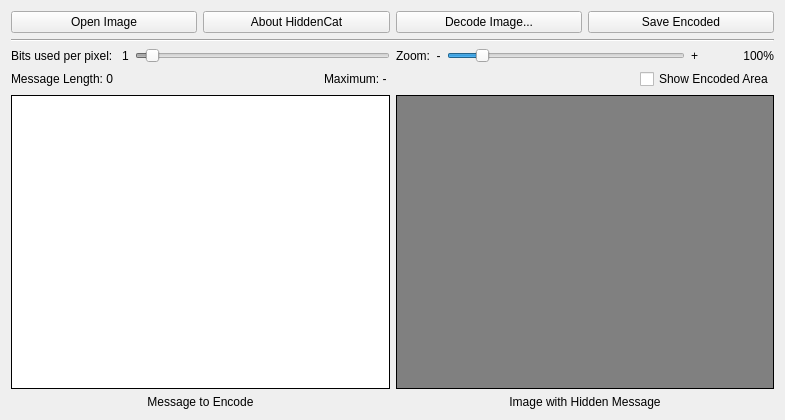
<?xml version="1.0" encoding="UTF-8"?>
<ui version="4.0">
 <class>MainWindow</class>
 <widget class="QMainWindow" name="MainWindow">
  <property name="geometry">
   <rect>
    <x>0</x>
    <y>0</y>
    <width>785</width>
    <height>420</height>
   </rect>
  </property>
  <property name="windowTitle">
   <string>HiddenCat</string>
  </property>
  <widget class="QWidget" name="centralWidget">
   <layout class="QVBoxLayout" name="verticalLayout">
    <item>
     <layout class="QHBoxLayout" name="horizontalLayout">
      <item>
       <widget class="QPushButton" name="openBtn">
        <property name="text">
         <string>Open Image</string>
        </property>
       </widget>
      </item>
      <item>
       <widget class="QPushButton" name="aboutBtn">
        <property name="enabled">
         <bool>true</bool>
        </property>
        <property name="text">
         <string>About HiddenCat</string>
        </property>
       </widget>
      </item>
      <item>
       <widget class="QPushButton" name="decodeBtn">
        <property name="enabled">
         <bool>true</bool>
        </property>
        <property name="text">
         <string>Decode Image...</string>
        </property>
        <property name="checkable">
         <bool>false</bool>
        </property>
        <property name="checked">
         <bool>false</bool>
        </property>
       </widget>
      </item>
      <item>
       <widget class="QPushButton" name="saveBtn">
        <property name="text">
         <string>Save Encoded</string>
        </property>
       </widget>
      </item>
     </layout>
    </item>
    <item>
     <widget class="Line" name="line">
      <property name="orientation">
       <enum>Qt::Horizontal</enum>
      </property>
     </widget>
    </item>
    <item>
     <layout class="QGridLayout" name="gridLayout">
      <item row="0" column="1">
       <layout class="QVBoxLayout" name="verticalLayout_4">
        <item>
         <layout class="QHBoxLayout" name="horizontalLayout_4">
          <item>
           <widget class="QLabel" name="label_3">
            <property name="text">
             <string>Zoom:  -</string>
            </property>
           </widget>
          </item>
          <item>
           <widget class="QSlider" name="zoomSlider">
            <property name="enabled">
             <bool>true</bool>
            </property>
            <property name="minimum">
             <number>0</number>
            </property>
            <property name="maximum">
             <number>800</number>
            </property>
            <property name="value">
             <number>100</number>
            </property>
            <property name="orientation">
             <enum>Qt::Horizontal</enum>
            </property>
           </widget>
          </item>
          <item>
           <widget class="QLabel" name="label">
            <property name="text">
             <string>+</string>
            </property>
           </widget>
          </item>
          <item>
           <widget class="QLabel" name="zoomLbl">
            <property name="minimumSize">
             <size>
              <width>70</width>
              <height>0</height>
             </size>
            </property>
            <property name="baseSize">
             <size>
              <width>0</width>
              <height>0</height>
             </size>
            </property>
            <property name="text">
             <string>100%</string>
            </property>
            <property name="alignment">
             <set>Qt::AlignRight|Qt::AlignTrailing|Qt::AlignVCenter</set>
            </property>
           </widget>
          </item>
         </layout>
        </item>
        <item>
         <layout class="QHBoxLayout" name="horizontalLayout_5">
          <item>
           <spacer name="horizontalSpacer_2">
            <property name="orientation">
             <enum>Qt::Horizontal</enum>
            </property>
            <property name="sizeHint" stdset="0">
             <size>
              <width>40</width>
              <height>20</height>
             </size>
            </property>
           </spacer>
          </item>
          <item>
           <widget class="QCheckBox" name="noShameChckBx">
            <property name="text">
             <string>Show Encoded Area</string>
            </property>
           </widget>
          </item>
         </layout>
        </item>
        <item>
         <widget class="QGraphicsView" name="modImageView">
          <property name="styleSheet">
           <string notr="true">QGraphicsView { background-color: gray; }</string>
          </property>
          <property name="frameShape">
           <enum>QFrame::Box</enum>
          </property>
          <property name="frameShadow">
           <enum>QFrame::Plain</enum>
          </property>
          <property name="interactive">
           <bool>false</bool>
          </property>
          <property name="dragMode">
           <enum>QGraphicsView::ScrollHandDrag</enum>
          </property>
         </widget>
        </item>
        <item>
         <widget class="QLabel" name="label_2">
          <property name="text">
           <string>Image with Hidden Message</string>
          </property>
          <property name="alignment">
           <set>Qt::AlignCenter</set>
          </property>
         </widget>
        </item>
       </layout>
      </item>
      <item row="0" column="0">
       <layout class="QVBoxLayout" name="verticalLayout_5">
        <item>
         <layout class="QVBoxLayout" name="verticalLayout_2">
          <item>
           <layout class="QHBoxLayout" name="horizontalLayout_3">
            <item>
             <widget class="QLabel" name="label_4">
              <property name="text">
               <string>Bits used per pixel: </string>
              </property>
             </widget>
            </item>
            <item>
             <widget class="QLabel" name="bitsCount">
              <property name="text">
               <string>1</string>
              </property>
             </widget>
            </item>
            <item>
             <widget class="QSlider" name="bitsUsedCount">
              <property name="enabled">
               <bool>false</bool>
              </property>
              <property name="maximum">
               <number>24</number>
              </property>
              <property name="pageStep">
               <number>3</number>
              </property>
              <property name="value">
               <number>1</number>
              </property>
              <property name="orientation">
               <enum>Qt::Horizontal</enum>
              </property>
              <property name="tickPosition">
               <enum>QSlider::NoTicks</enum>
              </property>
              <property name="tickInterval">
               <number>3</number>
              </property>
             </widget>
            </item>
           </layout>
          </item>
          <item>
           <layout class="QHBoxLayout" name="horizontalLayout_2">
            <item>
             <widget class="QLabel" name="charCounter">
              <property name="text">
               <string>Message Length: 0</string>
              </property>
             </widget>
            </item>
            <item>
             <spacer name="horizontalSpacer">
              <property name="orientation">
               <enum>Qt::Horizontal</enum>
              </property>
              <property name="sizeHint" stdset="0">
               <size>
                <width>40</width>
                <height>20</height>
               </size>
              </property>
             </spacer>
            </item>
            <item>
             <widget class="QLabel" name="maxCharsCounter">
              <property name="text">
               <string>Maximum: - </string>
              </property>
             </widget>
            </item>
           </layout>
          </item>
         </layout>
        </item>
        <item>
         <widget class="QPlainTextEdit" name="message">
          <property name="frameShape">
           <enum>QFrame::Box</enum>
          </property>
          <property name="frameShadow">
           <enum>QFrame::Plain</enum>
          </property>
          <property name="plainText">
           <string/>
          </property>
         </widget>
        </item>
        <item>
         <widget class="QLabel" name="label_5">
          <property name="text">
           <string>Message to Encode</string>
          </property>
          <property name="alignment">
           <set>Qt::AlignCenter</set>
          </property>
         </widget>
        </item>
       </layout>
      </item>
     </layout>
    </item>
   </layout>
  </widget>
 </widget>
 <layoutdefault spacing="6" margin="11"/>
 <resources/>
 <connections>
  <connection>
   <sender>bitsUsedCount</sender>
   <signal>valueChanged(int)</signal>
   <receiver>bitsCount</receiver>
   <slot>setNum(int)</slot>
   <hints>
    <hint type="sourcelabel">
     <x>771</x>
     <y>66</y>
    </hint>
    <hint type="destinationlabel">
     <x>535</x>
     <y>66</y>
    </hint>
   </hints>
  </connection>
 </connections>
</ui>
